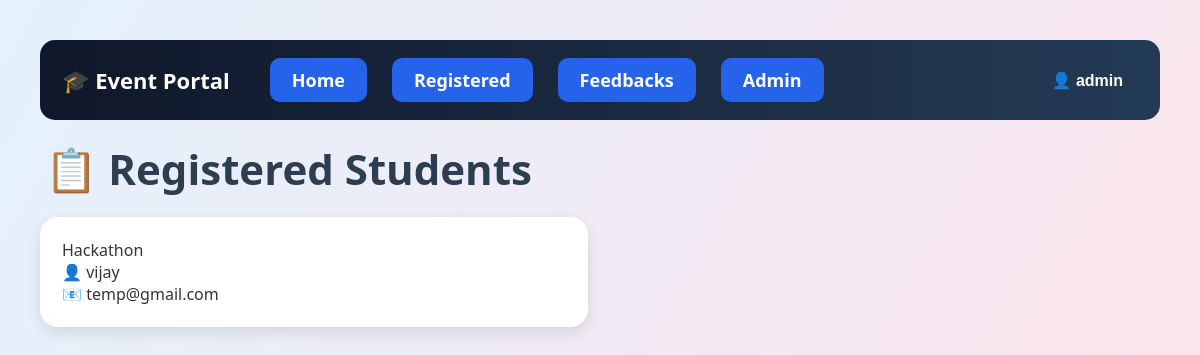
The app's page /registered/ (signed in), older data.
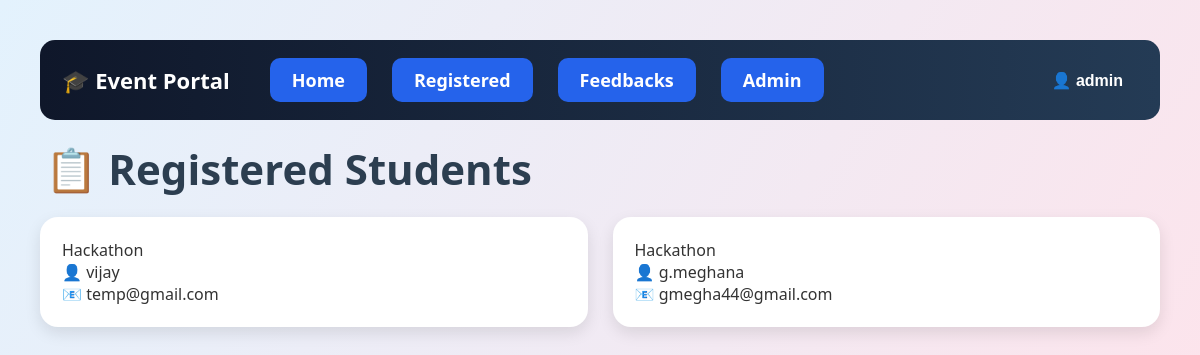
The same page, newer data.
### events/models.py (models this page shows, shortened)
class Registration(models.Model):
    student_name = models.CharField(
        max_length=100
    )
    student_email = models.EmailField()
    event = models.ForeignKey(
        Event,
        on_delete=models.CASCADE
    )

class Event(models.Model):
    STATUS_CHOICES = (
        ('Upcoming', 'Upcoming'),
        ('Ongoing', 'Ongoing'),
        ('Completed', 'Completed'),
    )
    name = models.CharField(max_length=100)
    date = models.DateField()
    location = models.CharField(max_length=100)
    description = models.TextField()
    status = models.CharField(
        max_length=20,
        choices=STATUS_CHOICES,
        default='Upcoming'
    )

### events/views.py (the view)
# urls.py: path('registered/', views.registered_list, name='registered'),
@login_required
def registered_list(request):
    if not is_admin(request.user):
        return redirect('home')
    registrations = Registration.objects.all()
    return render(
        request,
        'events/registered.html',
        {
            'registrations': registrations
        }
    )

### events/views.py (called while the page is built)
def is_admin(user):
    if user.is_superuser:
        return True
    return (
        hasattr(user, 'userprofile')
        and user.userprofile.role == 'admin'
    )

### events/templates/events/registered.html (shortened to what this page needs)
{% load static %}
<!doctype html>
<html>
  <head>
    <link rel="stylesheet" href="{% static 'events/style.css' %}" />
  </head>
  <body>
    <div class="navbar">
      <div class="logo">🎓 Event Portal</div>
      <div class="nav-links">
        <a href="/">Home</a>
        <a href="/registered/"> Registered </a>
        <a href="/view-feedback/"> Feedbacks </a>
        <a href="/admin/"> Admin </a>
      </div>
      <div class="profile-menu">
        <button class="profile-btn">👤 {{ request.user.username }}</button>
      </div>
    </div>
    <h1 class="main-title">📋 Registered Students</h1>
    <div class="events-container">
      {% for registration in registrations %}
      <div class="event-card">
        <div class="event-title">{{ registration.event.name }}</div>
        <div class="event-info">👤 {{ registration.student_name }}</div>
        <div class="event-info">📧 {{ registration.student_email }}</div>
      </div>
      {% empty %}
      <div class="event-card">
        <div class="event-info">No registrations available</div>
      </div>
      {% endfor %}
    </div>
  </body>
</html>

Row changes from the older to the newer data that the page shows:
added Registration: event.name "Hackathon", student_name "g.meghana", student_email "gmegha44@gmail.com"
